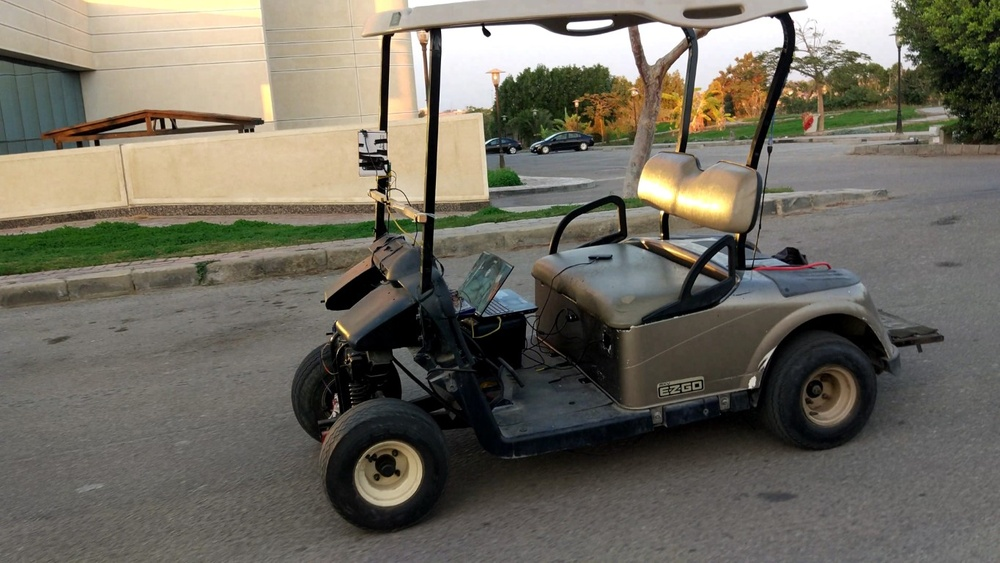
#> input picture CV 2nd Lec + img processing/carkyo.jpg, 1000 x 563 px, shrunk from 1365 x 768 before the run, found by its file name
$ jupyter execute '01_LoadandUnderstand - Empty - G1 (1).ipynb'   (text cells are left out)
#> lines starting #> are read from the running program, lines starting #| are printed output that depends on the picture; pictures that were not available may be replaced by others from this repository, and a replacement may not be noted
[cell 1]
# import necessary libraries: OpenCV, numpy, matplotlib - pyplot (to plot in this notebook)
import cv2  # opencv
import numpy as np
from matplotlib import pyplot as plt

[cell 2]
# Read an image in a varaible called: 'img' - same local directory as your notebook
# opencv function: imread()
img = cv2.imread('Files/carkyo.jpg')
#> img is the input picture: shape (563, 1000, 3); mean B, G, R 96, 107.2, 111.3

[cell 3]
# What is the image (variable) type
type(img)

[cell 4]
# numpy is not one of the basic python types it is not of type list. it's not a multidimentional list
# This is python:

a_scalar = 1
#1d, 2d , 3d , ...
a_array = [1, 2, 3] #1d
a_2D_array =  [[1,2], [1,3], [7,9]] #2d
print(a_2D_array[0][0])
a_multi_array = [ [[1,2], [1,3], [7,9]], [[1,2], [1,3], [7,9]] ] #3d
print("a_scalar:" , a_scalar, type(a_scalar))
print("a_array:" , a_array, type(a_array))
print("a_2D_array:" , a_2D_array, type(a_2D_array))
print("a_multi_array:" , a_multi_array, type(a_multi_array))

[cell 5]
# print the 'img'
print(img)
#> (printed output is left out)

[cell 6]
# print the image shape:  height, width, depth (No of channels "b g r") -[255, 0, 0]
print(img.shape)
#| (563, 1000, 3)

[cell 7]
# plot the image (as is: 'BGR') using: matplolib
# Note: It's saved as 'RGB' and wrongly read as: 'BGR'
plt.imshow(img)

[cell 8]
# convert the image to RGB: Use: 'cv2.cvtColor(img, cv2.COLOR_BGR2RGB)'
# Then show the image
img = cv2.cvtColor(img, cv2.COLOR_BGR2RGB)

[cell 9]
# Load the RED image (Try .png and .jpg)
red = cv2.imread('RED.jpg') #OpenCv : BGR, saved as: RGB
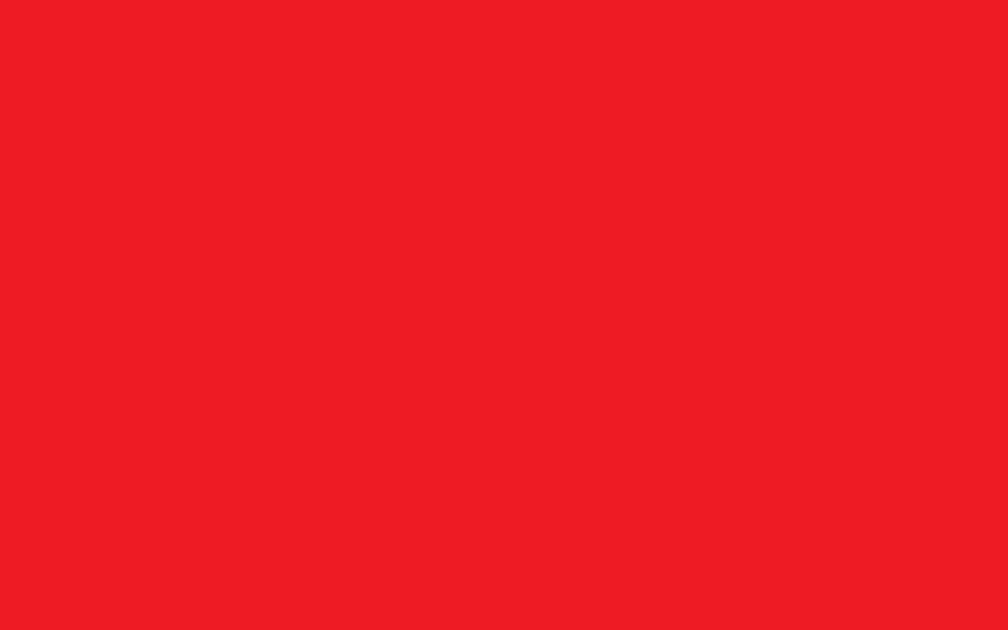
#> input picture CV 2nd Lec + img processing/RED.jpg, 1008 x 630 px
#> red is the input picture: shape (630, 1008, 3); mean B, G, R 36, 27, 237
print(red.shape)
#| (630, 1008, 3)
print('Matplot interpretation: RGB: ', red[0,0])
#| Matplot interpretation: RGB:  [ 36  27 237]
print('OpenCV  interpretation: BGR: ', red[0,0])
#| OpenCV  interpretation: BGR:  [ 36  27 237]

[cell 10]
# Show the loaded RED image. It should be blue!
plt.imshow(red)

[cell 11]
# Investigate the first byte: [0][0][0]
# Interpret the byte from OpenCV perspective
# Interpret the byte from matplotlib perspective

[cell 12]
# Now convert it to RGB (switch Red and Green chanels) and show it
print('Matplot interpretation: RGB: ', red[0,0])
#| Matplot interpretation: RGB:  [ 36  27 237]
print('OpenCV  interpretation: BGR: ', red[0,0])
#| OpenCV  interpretation: BGR:  [ 36  27 237]

red = cv2.cvtColor(red, cv2.COLOR_BGR2RGB)
plt.imshow(red)

print('Matplot interpretation: RGB: ', red[0,0])
#| Matplot interpretation: RGB:  [237  27  36]
print('OpenCV  interpretation: BGR: ', red[0,0])
#| OpenCV  interpretation: BGR:  [237  27  36]

[cell 13]
# Save the image ('red_.jpg'). What do you expect to see when you open the image outside?
cv2.imwrite('red_.jpg', red)
#> Out = True

[cell 14]
#Back to our loaded image
print(type(img))
#| <class 'numpy.ndarray'>
print(img.shape)
#| (563, 1000, 3)

[cell 15]
# Show the image using matplotlib (Proper colors)
plt.imshow(img)

[cell 16]
# Show the same image using OpeCV
cv2.imshow('image', img)
cv2.waitKey(0)
cv2.destroyAllWindows()

[cell 17]
a = [1, 2, 3, 4, 5]

import numpy as np
x = np.array(
    [
        [[0, 255, 0], [255, 255, 0], [255, 255, 255] ],
        [[255, 0, 0],  [128, 128, 128], [0, 0, 0] ],
        [[0, 0, 255],  [100, 255, 100],  [0, 255, 255]]
    ]
)
print(x.shape)
plt.imshow(x)
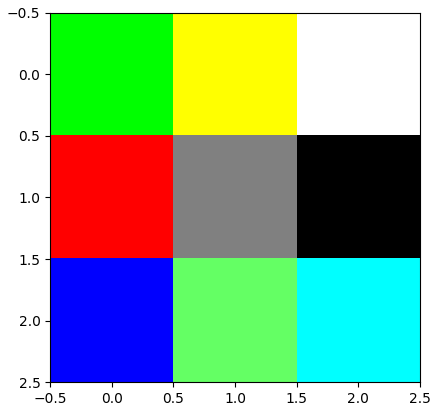
#> figure drawn by matplotlib, 1 panel

[cell 18]
import numpy as np
x = np.array(
    [
        [ [0, 255, 0], [255, 255, 0], [255, 255, 255]],
        [[255, 0, 0],  [255, 255, 0], [0, 0, 0]],
        [[0, 0, 255],  [255, 255, 0],  [255, 0, 255]],
        [[0, 0, 255],  [255, 255, 0],  [255, 0, 255]]

    ]
)
plt.imshow(x, cmap='gray');
print(x.shape)
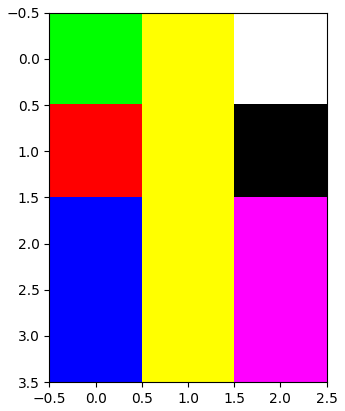
#> figure drawn by matplotlib, 1 panel

[cell 19]
import numpy as np
x = np.array(
    [
        [
            [255, 0, 0], #bgr # b
            [1, 2, 3],  # b
            [1, 2, 3], #b
            [3, 5, 3],
            [3, 5, 3],
            [3, 5, 3]
        ],

        [
            [255, 0, 0], #bgr # b
            [1, 2, 3],  # b
            [1, 2, 3], #b
            [3, 5, 3],
            [3, 5, 3],
            [3, 5, 3]
        ],

        [
            [1, 2, 3],
            [1, 2, 3],
            [1, 2, 3],
            [3, 5, 3],
            [3, 5, 3],
            [3, 5, 3]
        ]
    ]
)

x.shape

[cell 20]
x

[cell 21]
x.shape

[cell 22]
# read a videe 'Files/11_output.avi', then:
# loop on the video frame by frame till the end:
# -- Show the frame
# -- Then add a wait for user input
# -- Ask the user to save the image or quit
import cv2  # opencv
import numpy as np
#from matplotlib import pyplot as plt

cap = cv2.VideoCapture('Files/11_output.avi')

# Code here
while(cap.isOpened()):
    ret, frame = cap.read()
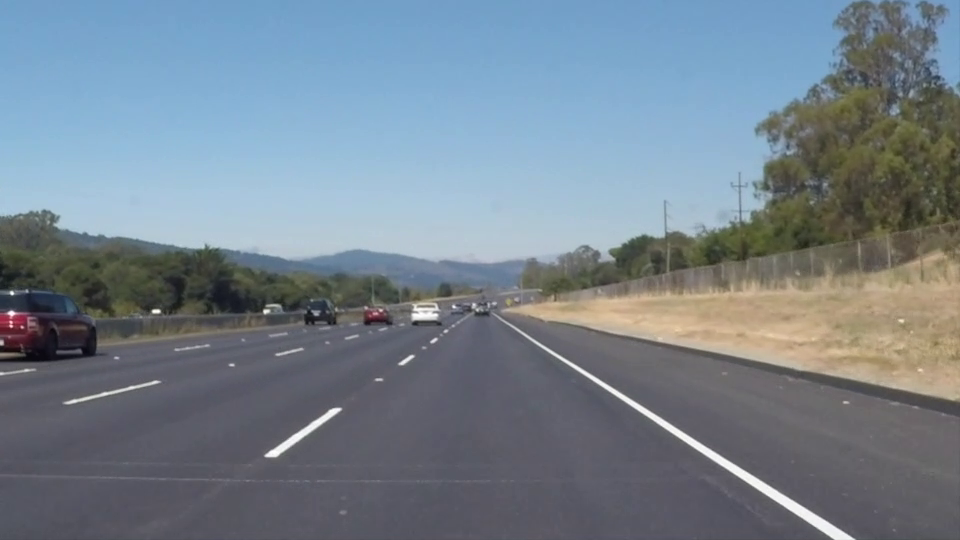
#> input picture frame 22 of LaneLines/test_videos/solidWhiteRight.mp4, 960 x 540 px, given in place of 11_output.avi, which was not available
#> frame is the input picture: shape (540, 960, 3); mean B, G, R 141.9, 130.7, 117.7
    if (ret == True):
        cv2.imshow('Frame', frame)
        k = cv2.waitKey(100) # 0 indicates infinete loop
#> (key q is pressed here)
        if k == ord('q'):
            break
        elif k == ord('s'):
            cv2.imwrite('output.png', frame)
    else:
        break

cap.release()
cv2.destroyAllWindows()

[cell 23]
# similar to the above. However, change the wait to 100 and save the frame id
cap = cv2.VideoCapture('Files/11_output.avi')
#cap = cv2.VideoCapture(0) # For reading from camera

frame_count = 0
while(cap.isOpened()):
    ret, frame = cap.read()
    if (ret == True):
        frame_count += 1
        cv2.imshow('Frame', frame)
        k = cv2.waitKey(50) # 0 indicates infinete loop
#> (key q is pressed here)
        if k == ord('q'):
            break
        #elif k == ord('s'):
        cv2.imwrite(f'OutputFiles/output_{frame_count}.png', frame)
    else:
        break

cap.release()
cv2.destroyAllWindows()

[cell 24]
# Create an OpenCV windows with a slide bar (tracker) from: 0-255. Starts at 10

[cell 25]
import cv2  # opencv
import numpy as np
# Display a gray image 500 x 500 filled with a single gray level using openCV
# First: Create a window
# Second: A numpy array with the desired value (0: black - 255:white)
def nothing(x):
    return

initial_val = 100
cv2.namedWindow('Image')
cv2.createTrackbar('Trackbar', 'Image', initial_val, 255, nothing)

k = cv2.waitKey(0) # 0 indicates infinete loop
#> (key q is pressed here)

cv2.destroyAllWindows()

[cell 26]
# Create a window with gray image and a tracker to change the gray level of an image of the image

[cell 27]
import cv2  # opencv
import numpy as np

img = np.zeros((500, 500, 1), np.uint8)

print(img[20, 30])
print(img[20, 30, 0])

cv2.imshow("Image", img)
k = cv2.waitKey(0) # 0 indicates infinete loop
#> (key q is pressed here)

cv2.destroyAllWindows()

[cell 28]
#img = np.zeros((500, 500, 1), np.uint8)
img [:] = 100
#img

[cell 29]
cv2.imshow("Image", img)
k = cv2.waitKey(0) # 0 indicates infinete loop
#> (key q is pressed here)

cv2.destroyAllWindows()

[cell 30]
import cv2  # opencv
import numpy as np
# Display a gray image 500 x 500 filled with a single gray level using openCV
# First: Create a window
# Second: A numpy array with the desired value (0: black - 255:white)
def nothing(x):
    return

img = np.zeros((500, 500, 1), np.uint8)
initial_val = 100

cv2.namedWindow('Image')
cv2.createTrackbar('Trackbar', 'Image', initial_val, 255, nothing)

while (1):
    val = cv2.getTrackbarPos('Trackbar', 'Image')
    img [:] = val
    cv2.imshow('Image', img)
    k = cv2.waitKey(1) # 0 indicates infinete loop
#> (key q is pressed here)
    if k == ord('q'):
        break

cv2.destroyAllWindows()

[cell 31]
# Create a window with color image and 3 trackers to change the color of the image

import cv2
import numpy as np

def nothing(x):
    pass


cv2.destroyAllWindows()

[cell 32]
img[0,]

[cell 33]
# import necessary libraries: OpenCV, numpy, matplotlib - pyplot (to plot in this notebook)
import cv2
import numpy as np
from matplotlib import pyplot as plt

[cell 34]
# Finally with random colors
while 1:
    r = (np.random.rand(500,500)*255).astype(np.uint8)
    g = (np.random.rand(500,500)*255).astype(np.uint8)
    b = (np.random.rand(500,500)*255).astype(np.uint8)

    img = cv2.merge([b,g,r])
    cv2.imshow('Image', img)
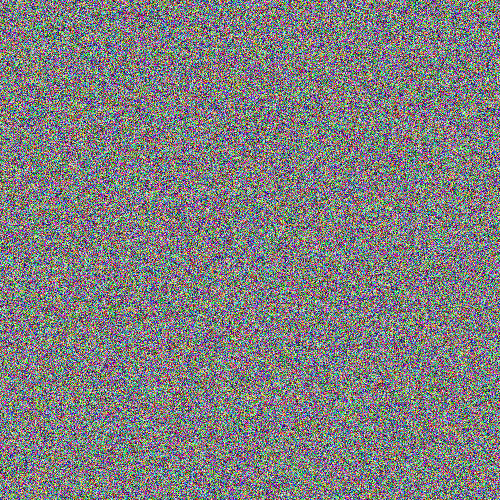
#> window 'Image': shape (500, 500, 3); mean B, G, R 127.3, 126.8, 127.1
    k = cv2.waitKey(100)
#> (key q is pressed here)
    if k == ord('q'):
        break

cv2.destroyAllWindows()
